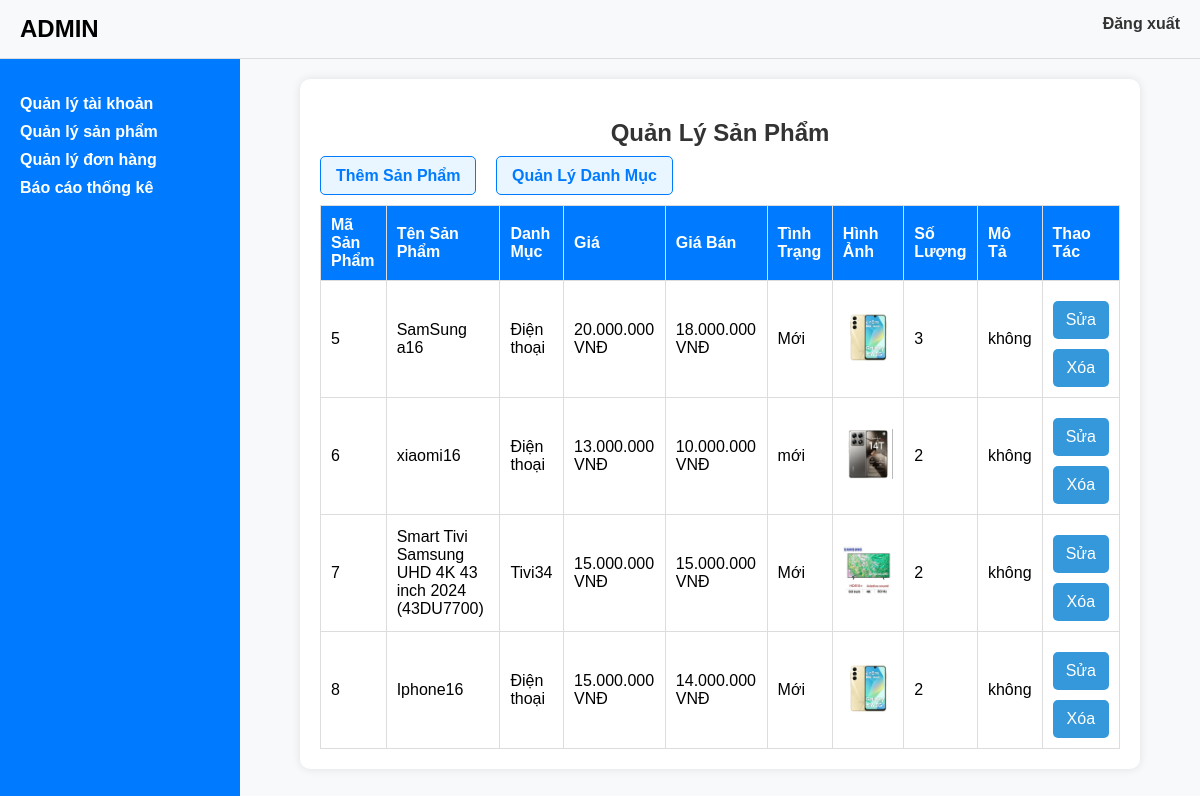
The app's page /admin/index.php?action=manage-products, older data.
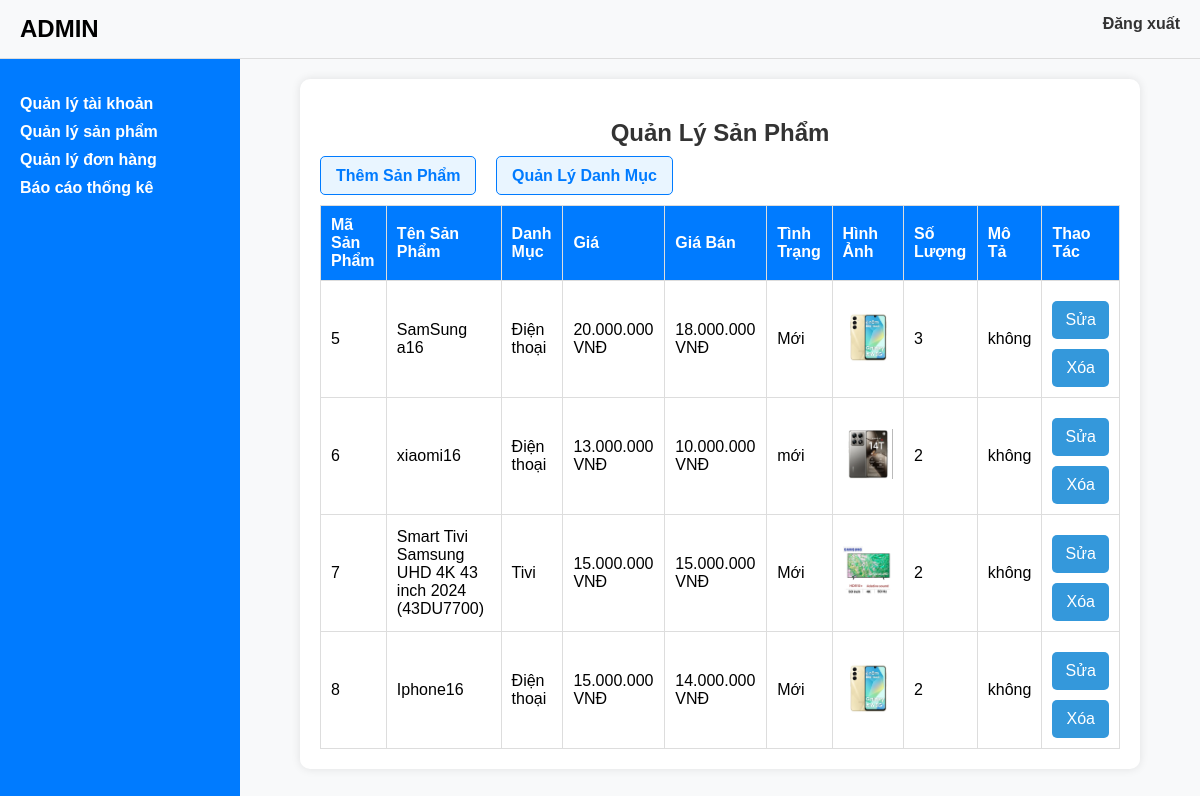
The same page, newer data.
### tables this page shows
CREATE TABLE `sanpham` (
  `MaSP` int(11) NOT NULL,
  `TenSP` varchar(100) NOT NULL,
  `MaDM` int(11) DEFAULT NULL,
  `Gia` double NOT NULL,
  `GiaBan` double NOT NULL,
  `TinhTrang` varchar(50) NOT NULL,
  `HinhAnh` varchar(255) NOT NULL,
  `ThuongHieu` varchar(100) NOT NULL,
  `SoLuong` int(11) NOT NULL,
  `MoTa` text DEFAULT NULL
);

CREATE TABLE `danhmucsp` (
  `MaDM` int(11) NOT NULL,
  `TenDM` varchar(100) NOT NULL,
  `MoTa` text DEFAULT NULL
);

### admin/module/main/qlsp/index.php (the view, shortened to what this page needs)
<h2>Quản Lý Sản Phẩm</h2>
<div class="action-links">
    <a href="index.php?action=manage-products&value=themsp">Thêm Sản Phẩm</a>
    <a href="index.php?action=manage-products&value=themdm">Quản Lý Danh Mục</a>
</div>
    <?php
$sql = "SELECT sp.MaSP, sp.TenSP, dm.TenDM, sp.Gia, sp.GiaBan, sp.TinhTrang, sp.HinhAnh, sp.SoLuong, sp.MoTa
        FROM SanPham sp
        JOIN DanhMucSP dm ON sp.MaDM = dm.MaDM";
$result = $mysqli->query($sql);
?>
<table>
    <thead>
        <tr>
            <th>Mã Sản Phẩm</th>
            <th>Tên Sản Phẩm</th>
            <th>Danh Mục</th>
            <th>Giá</th>
            <th>Giá Bán</th>
            <th>Tình Trạng</th>
            <th>Hình Ảnh</th>
            <th>Số Lượng</th>
            <th>Mô Tả</th>
            <th>Thao Tác</th>
        </tr>
    </thead>
    <tbody>
        <?php
        if ($result->num_rows > 0) {
            while ($row = $result->fetch_assoc()) {
        ?>
                <tr>
                    <td><?php echo $row['MaSP']; ?></td>
                    <td><?php echo $row['TenSP']; ?></td>
                    <td><?php echo $row['TenDM']; ?></td>
                    <td><?php echo number_format($row['Gia'], 0, ',', '.') . ' VNĐ'; ?></td>
                    <td><?php echo number_format($row['GiaBan'], 0, ',', '.') . ' VNĐ'; ?></td>
                    <td><?php echo $row['TinhTrang']; ?></td>
                    <td><img src="<?php echo $row['HinhAnh']; ?>" alt="<?php echo $row['TenSP']; ?>" style="width: 50px; height: 50px;"></td>
                    <td><?php echo $row['SoLuong']; ?></td>
                    <td><?php echo $row['MoTa']; ?></td>
                    <td>
                        <form method="POST" style="display:inline;">
                            <button name="edit-btn" value="<?php echo $row['MaSP']; ?>" class="action-btn">Sửa</button>
                        </form>
                        <form method="POST" style="display:inline;">
                            <button name="delete-btn" value="<?php echo $row['MaSP']; ?>" class="action-btn delete-btn">Xóa</button>
                        </form>
                    </td>
                </tr>
        <?php
            }
        } else {
            echo "<tr><td colspan='10'>Không có sản phẩm nào.</td></tr>";
        }
        ?>
    </tbody>
</table>

Row changes from the older to the newer data that the page shows:
changed through a linked row, sanpham id 7: MaDM.TenDM "Tivi34" → "Tivi"
